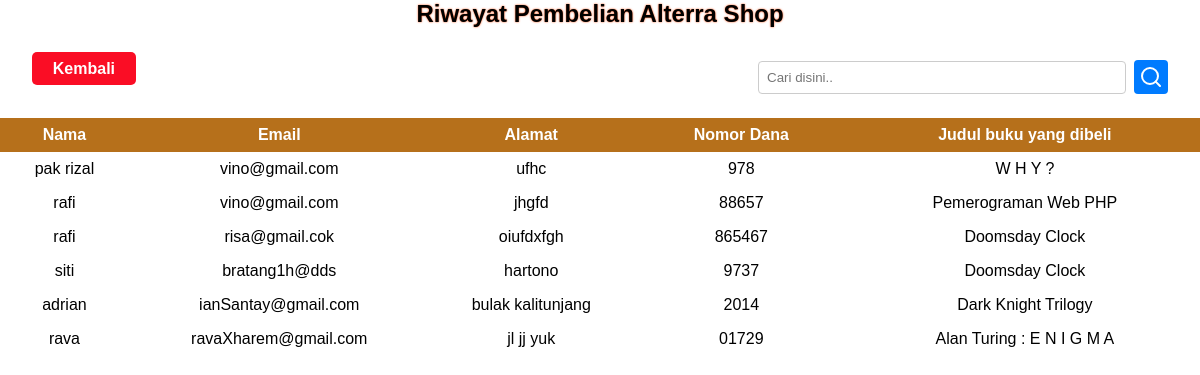
Page /admin/riwayat.php on the committed database.
### tables this page shows
CREATE TABLE `checkout` (
  `id` int(11) NOT NULL,
  `nama` varchar(100) NOT NULL,
  `email` varchar(100) NOT NULL,
  `alamat` varchar(100) NOT NULL,
  `nomor` varchar(100) NOT NULL,
  `judul` varchar(255) NOT NULL
);

### admin/riwayat.php (the view, shortened to what this page needs)
<?php
include("../koneksi.php");
$result = mysqli_query($koneksi, "SELECT * FROM checkout ORDER BY id DESC");
?>
<html>
<link rel="stylesheet" href="css-admin/riwayat.css">
<head>
</head>
<body>
    <div class="judul">
        <p> Riwayat Pembelian Alterra Shop</p>
    </div>
    <div class="panduan">
        <div class="a">
            <a href="data.php">Kembali</a>
        </div>
        <div class="search-form">
            <form action="#produk" method="post">
                <input type="search" name="search" id="search-box" placeholder="Cari disini..">
                <button type="submit" name="submit"><i data-feather="search"></i></button>
            </form>
        </div>
        <?php
        if (isset($_POST["submit"])) {
            $search = mysqli_real_escape_string($koneksi, $_POST["search"]);
            $query = "SELECT * FROM checkout WHERE LOWER(nama) LIKE LOWER('%$search%') OR  LOWER(alamat) LIKE LOWER('%$search%') ORDER BY id DESC";
            $result = mysqli_query($koneksi, $query);
        } else {
            $result = mysqli_query($koneksi, "SELECT * FROM checkout ORDER BY id DESC");
        }
        ?>
    </div>
    <table>
        <tr>
            <th>Nama</th>
            <th>Email</th>
            <th>Alamat</th>
            <th>Nomor Dana</th>
            <th>Judul buku yang dibeli</th>
        </tr>
        <?php
        while ($user_data = mysqli_fetch_array($result)) :
        ?>
            <tr>
                <td><?= $user_data['nama']; ?></td>
                <td><?= $user_data['email']; ?></td>
                <td><?= $user_data['alamat']; ?></td>
                <td><?= $user_data['nomor']; ?></td>
                <td><?= $user_data['judul']; ?></td>
            </tr>
        <?php
        endwhile;
        ?>
    </table>
</body>
</html>

### admin/css-admin/riwayat.css (style rules this page uses)
* { font-family: Arial, Helvetica, sans-serif; margin: 0; padding: 0; box-sizing: border-box; text-decoration: none; outline: none; box-sizing: border-box; border: none; scroll-behavior: smooth; }
.judul p { font-size: 1.5rem; font-weight: bolder; color: black; text-shadow:0 0 2px orangered; text-align: center; margin-bottom: 2rem; }
.panduan { display: flex; justify-content: space-between; margin: 0 2rem; }
.panduan a { padding: .5rem 1.3rem; font-weight: bold; color: white; border-radius: 5px; }
.panduan .a a:first-of-type { background-color: rgb(250, 13, 37); }
.panduan a:last-of-type { background-color: rgb(0, 0, 0, 777); }
.search-form { display: flex; align-items: center; }
.search-form form { display: flex; align-items: center; }
#search-box { padding: 8px; margin-right: 8px; border: 1px solid #ccc; border-radius: 4px; width: 23rem; }
button { padding: 5px; background-color: #007bff; color: #fff; border: none; border-radius: 4px; cursor: pointer; }
table { border-collapse: collapse; width: 100%; text-align: center; margin-top: 1.5rem; }
table th { background-color: rgb(182, 112, 27); color: white; padding: .5rem 1rem; }
table tr td { vertical-align: top; padding: 0.5rem 0; }
table tr td:last-child { vertical-align: middle; }

### rows in the picture
checkout: nama "pak rizal", email "vino@gmail.com", alamat "ufhc", nomor "978", judul "W H Y ?"
checkout: nama "rafi", email "vino@gmail.com", alamat "jhgfd", nomor "88657", judul "Pemerograman Web PHP"
checkout: nama "rafi", email "risa@gmail.cok", alamat "oiufdxfgh", nomor "865467", judul "Doomsday Clock"
checkout: nama "siti", email "bratang1h@dds", alamat "hartono", nomor "9737", judul "Doomsday Clock"
checkout: nama "adrian", email "ianSantay@gmail.com", alamat "bulak kalitunjang", nomor "2014", judul "Dark Knight Trilogy"
checkout: nama "rava", email "ravaXharem@gmail.com", alamat "jl jj yuk", nomor "01729", judul "Alan Turing : E N I G M A"
